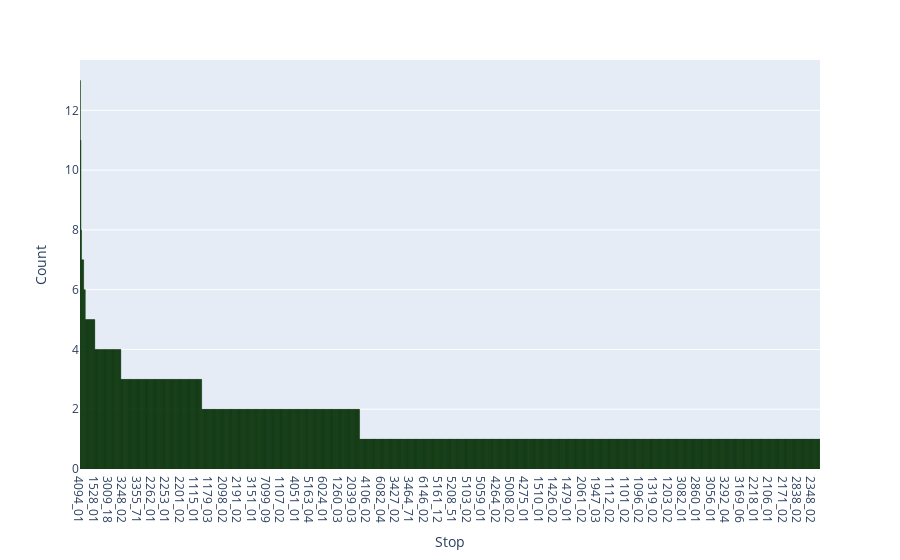

Write notebook code for a chart like this one.
### Code cell
fig = px.bar(df, x="Stop", y="Count", text="Count")
fig.update_traces(texttemplate='%{text}', textposition='outside')
fig.update_layout(uniformtext_minsize=8, uniformtext_mode='hide')
fig.update_traces(marker_color="green", marker_line_color="black", marker_line_width=0.3, opacity=1)
fig.show()

### Figure 1 — Plotly figure (JSON) as saved in the notebook; plotly's stock layout.template omitted (floating-point values rounded to 4 significant figures; data arrays with more than 128 entries replaced by an {"elided": "..."} marker saying what was removed)
{"data": [{"alignmentgroup": "True", "hovertemplate": "Stop=%{x}<br>Count=%{text}<extra></extra>", "legendgroup": "", "marker": {"color": "green", "line": {"color": "black", "width": 0.3}, "pattern": {"shape": ""}}, "name": "", "offsetgroup": "", "opacity": 1, "orientation": "v", "showlegend": false, "text": {"elided": "1392 int values"}, "textposition": "outside", "texttemplate": "%{text}", "type": "bar", "x": {"elided": "1392 str values"}, "xaxis": "x", "y": {"elided": "1392 int values"}, "yaxis": "y"}], "layout": {"barmode": "relative", "legend": {"tracegroupgap": 0}, "margin": {"t": 60}, "uniformtext": {"minsize": 8, "mode": "hide"}, "xaxis": {"anchor": "y", "domain": [0, 1], "title": {"text": "Stop"}}, "yaxis": {"anchor": "x", "domain": [0, 1], "title": {"text": "Count"}}}}
